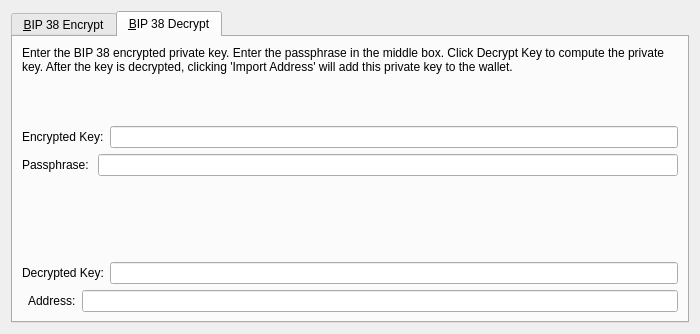
<?xml version="1.0" encoding="UTF-8"?>
<ui version="4.0">
 <class>Bip38ToolDialog</class>
 <widget class="QDialog" name="Bip38ToolDialog">
  <property name="geometry">
   <rect>
    <x>0</x>
    <y>0</y>
    <width>700</width>
    <height>334</height>
   </rect>
  </property>
  <property name="windowTitle">
   <string>BIP 38 Tool</string>
  </property>
  <property name="modal">
   <bool>true</bool>
  </property>
  <layout class="QVBoxLayout" name="verticalLayout">
   <item>
    <widget class="QTabWidget" name="tabWidget">
     <property name="currentIndex">
      <number>1</number>
     </property>
     <widget class="QWidget" name="tabBip38Encrypt">
      <attribute name="title">
       <string>&amp;BIP 38 Encrypt</string>
      </attribute>
      <layout class="QVBoxLayout" name="verticalLayout_SM">
       <item>
        <widget class="QLabel" name="infoLabel_ENC">
         <property name="text">
          <string>Enter a barandos Address that you would like to encrypt using BIP 38. Enter a passphrase in the middle box. Press encrypt to compute the encrypted private key.</string>
         </property>
         <property name="textFormat">
          <enum>Qt::PlainText</enum>
         </property>
         <property name="wordWrap">
          <bool>true</bool>
         </property>
        </widget>
       </item>
       <item>
        <layout class="QHBoxLayout" name="horizontalLayout_1_ENC">
         <property name="spacing">
          <number>0</number>
         </property>
         <item>
          <widget class="QLabel" name="label_5">
           <property name="text">
            <string>Address:</string>
           </property>
          </widget>
         </item>
         <item>
          <widget class="QValidatedLineEdit" name="addressIn_ENC">
           <property name="toolTip">
            <string>The barandos address to sign the message with</string>
           </property>
          </widget>
         </item>
         <item>
          <widget class="QtMaterialFlatButton" name="addressBookButton_ENC" native="true">
           <property name="toolTip">
            <string>Choose previously used address</string>
           </property>
           <property name="text" stdset="0">
            <string/>
           </property>
           <property name="icon" stdset="0">
            <iconset resource="../barandos.qrc">
             <normaloff>:/icons/address-book</normaloff>:/icons/address-book</iconset>
           </property>
           <property name="shortcut" stdset="0">
            <string>Alt+A</string>
           </property>
           <property name="autoDefault" stdset="0">
            <bool>false</bool>
           </property>
          </widget>
         </item>
         <item>
          <widget class="QtMaterialFlatButton" name="pasteButton_ENC" native="true">
           <property name="toolTip">
            <string>Paste address from clipboard</string>
           </property>
           <property name="text" stdset="0">
            <string/>
           </property>
           <property name="icon" stdset="0">
            <iconset resource="../barandos.qrc">
             <normaloff>:/icons/editpaste</normaloff>:/icons/editpaste</iconset>
           </property>
           <property name="shortcut" stdset="0">
            <string>Alt+P</string>
           </property>
           <property name="autoDefault" stdset="0">
            <bool>false</bool>
           </property>
          </widget>
         </item>
        </layout>
       </item>
       <item>
        <layout class="QHBoxLayout" name="horizontalLayout_5">
         <item>
          <widget class="QLabel" name="label_6">
           <property name="text">
            <string>Passphrase: </string>
           </property>
          </widget>
         </item>
         <item>
          <widget class="QLineEdit" name="passphraseIn_ENC">
           <property name="echoMode">
            <enum>QLineEdit::Password</enum>
           </property>
          </widget>
         </item>
        </layout>
       </item>
       <item>
        <layout class="QHBoxLayout" name="horizontalLayout_2_ENC">
         <property name="spacing">
          <number>0</number>
         </property>
         <item>
          <widget class="QLabel" name="encryptedKeyLabel_ENC">
           <property name="text">
            <string>Encrypted Key:</string>
           </property>
           <property name="textFormat">
            <enum>Qt::PlainText</enum>
           </property>
          </widget>
         </item>
         <item>
          <widget class="QLineEdit" name="encryptedKeyOut_ENC">
           <property name="font">
            <font>
             <italic>true</italic>
            </font>
           </property>
           <property name="readOnly">
            <bool>true</bool>
           </property>
          </widget>
         </item>
         <item>
          <widget class="QtMaterialFlatButton" name="copyKeyButton_ENC" native="true">
           <property name="toolTip">
            <string>Copy the current signature to the system clipboard</string>
           </property>
           <property name="text" stdset="0">
            <string/>
           </property>
           <property name="icon" stdset="0">
            <iconset resource="../barandos.qrc">
             <normaloff>:/icons/editcopy</normaloff>:/icons/editcopy</iconset>
           </property>
           <property name="autoDefault" stdset="0">
            <bool>false</bool>
           </property>
          </widget>
         </item>
        </layout>
       </item>
       <item>
        <layout class="QHBoxLayout" name="horizontalLayout_3_ENC">
         <item>
          <widget class="QtMaterialFlatButton" name="encryptKeyButton_ENC" native="true">
           <property name="toolTip">
            <string>Sign the message to prove you own this barandos address</string>
           </property>
           <property name="text" stdset="0">
            <string>Encrypt Key</string>
           </property>
           <property name="icon" stdset="0">
            <iconset resource="../barandos.qrc">
             <normaloff>:/icons/edit</normaloff>:/icons/edit</iconset>
           </property>
           <property name="autoDefault" stdset="0">
            <bool>false</bool>
           </property>
          </widget>
         </item>
         <item>
          <widget class="QtMaterialFlatButton" name="clearButton_ENC" native="true">
           <property name="toolTip">
            <string>Reset all sign message fields</string>
           </property>
           <property name="text" stdset="0">
            <string>Clear All</string>
           </property>
           <property name="icon" stdset="0">
            <iconset resource="../barandos.qrc">
             <normaloff>:/icons/remove</normaloff>:/icons/remove</iconset>
           </property>
           <property name="autoDefault" stdset="0">
            <bool>false</bool>
           </property>
          </widget>
         </item>
         <item>
          <spacer name="horizontalSpacer_1_ENC">
           <property name="orientation">
            <enum>Qt::Horizontal</enum>
           </property>
           <property name="sizeHint" stdset="0">
            <size>
             <width>40</width>
             <height>48</height>
            </size>
           </property>
          </spacer>
         </item>
         <item>
          <widget class="QLabel" name="statusLabel_ENC">
           <property name="font">
            <font>
             <weight>75</weight>
             <bold>true</bold>
            </font>
           </property>
           <property name="text">
            <string/>
           </property>
           <property name="wordWrap">
            <bool>true</bool>
           </property>
          </widget>
         </item>
         <item>
          <spacer name="horizontalSpacer_2_ENC">
           <property name="orientation">
            <enum>Qt::Horizontal</enum>
           </property>
           <property name="sizeHint" stdset="0">
            <size>
             <width>40</width>
             <height>48</height>
            </size>
           </property>
          </spacer>
         </item>
        </layout>
       </item>
      </layout>
     </widget>
     <widget class="QWidget" name="tabBip38Decrypt">
      <attribute name="title">
       <string>&amp;BIP 38 Decrypt</string>
      </attribute>
      <layout class="QVBoxLayout" name="verticalLayout_VM">
       <item>
        <widget class="QLabel" name="infoLabel_DEC">
         <property name="text">
          <string>Enter the BIP 38 encrypted private key. Enter the passphrase in the middle box. Click Decrypt Key to compute the private key. After the key is decrypted, clicking 'Import Address' will add this private key to the wallet.</string>
         </property>
         <property name="textFormat">
          <enum>Qt::PlainText</enum>
         </property>
         <property name="alignment">
          <set>Qt::AlignLeading|Qt::AlignLeft|Qt::AlignTop</set>
         </property>
         <property name="wordWrap">
          <bool>true</bool>
         </property>
        </widget>
       </item>
       <item>
        <layout class="QHBoxLayout" name="horizontalLayout_3">
         <item>
          <widget class="QLabel" name="label_2">
           <property name="text">
            <string>Encrypted Key:</string>
           </property>
          </widget>
         </item>
         <item>
          <widget class="QValidatedLineEdit" name="encryptedKeyIn_DEC">
           <property name="toolTip">
            <string>The barandos address the message was signed with</string>
           </property>
          </widget>
         </item>
        </layout>
       </item>
       <item>
        <layout class="QHBoxLayout" name="horizontalLayout">
         <item>
          <widget class="QLabel" name="label">
           <property name="text">
            <string>Passphrase: </string>
           </property>
          </widget>
         </item>
         <item>
          <widget class="QLineEdit" name="passphraseIn_DEC">
           <property name="echoMode">
            <enum>QLineEdit::Password</enum>
           </property>
          </widget>
         </item>
        </layout>
       </item>
       <item>
        <layout class="QHBoxLayout" name="horizontalLayout_2_DEC">
         <item>
          <widget class="QtMaterialFlatButton" name="decryptKeyButton_DEC" native="true">
           <property name="toolTip">
            <string>Verify the message to ensure it was signed with the specified barandos address</string>
           </property>
           <property name="text" stdset="0">
            <string>Decrypt Key</string>
           </property>
           <property name="icon" stdset="0">
            <iconset resource="../barandos.qrc">
             <normaloff>:/icons/transaction_0</normaloff>:/icons/transaction_0</iconset>
           </property>
           <property name="autoDefault" stdset="0">
            <bool>false</bool>
           </property>
          </widget>
         </item>
         <item>
          <widget class="QtMaterialFlatButton" name="clearButton_DEC" native="true">
           <property name="toolTip">
            <string>Reset all verify message fields</string>
           </property>
           <property name="text" stdset="0">
            <string>Clear All</string>
           </property>
           <property name="icon" stdset="0">
            <iconset resource="../barandos.qrc">
             <normaloff>:/icons/remove</normaloff>:/icons/remove</iconset>
           </property>
           <property name="autoDefault" stdset="0">
            <bool>false</bool>
           </property>
          </widget>
         </item>
         <item>
          <spacer name="horizontalSpacer_1_DEC">
           <property name="orientation">
            <enum>Qt::Horizontal</enum>
           </property>
           <property name="sizeHint" stdset="0">
            <size>
             <width>40</width>
             <height>48</height>
            </size>
           </property>
          </spacer>
         </item>
         <item>
          <widget class="QLabel" name="statusLabel_DEC">
           <property name="font">
            <font>
             <weight>75</weight>
             <bold>true</bold>
            </font>
           </property>
           <property name="text">
            <string/>
           </property>
           <property name="wordWrap">
            <bool>true</bool>
           </property>
          </widget>
         </item>
         <item>
          <spacer name="horizontalSpacer_2_DEC">
           <property name="orientation">
            <enum>Qt::Horizontal</enum>
           </property>
           <property name="sizeHint" stdset="0">
            <size>
             <width>40</width>
             <height>48</height>
            </size>
           </property>
          </spacer>
         </item>
        </layout>
       </item>
       <item>
        <layout class="QHBoxLayout" name="horizontalLayout_2">
         <item>
          <widget class="QLabel" name="label_3">
           <property name="text">
            <string>Decrypted Key:</string>
           </property>
          </widget>
         </item>
         <item>
          <widget class="QValidatedLineEdit" name="decryptedKeyOut_DEC"/>
         </item>
        </layout>
       </item>
       <item>
        <layout class="QHBoxLayout" name="horizontalLayout_4">
         <item>
          <widget class="QtMaterialFlatButton" name="importAddressButton_DEC" native="true">
           <property name="text" stdset="0">
            <string>Import Address</string>
           </property>
          </widget>
         </item>
         <item>
          <widget class="QLabel" name="label_4">
           <property name="text">
            <string>Address:</string>
           </property>
          </widget>
         </item>
         <item>
          <widget class="QLineEdit" name="addressOut_DEC"/>
         </item>
        </layout>
       </item>
      </layout>
     </widget>
    </widget>
   </item>
  </layout>
 </widget>
 <customwidgets>
  <customwidget>
   <class>QtMaterialFlatButton</class>
   <extends>QWidget</extends>
   <header>qtmaterialflatbutton.h</header>
  </customwidget>
  <customwidget>
   <class>QValidatedLineEdit</class>
   <extends>QLineEdit</extends>
   <header>qvalidatedlineedit.h</header>
  </customwidget>
 </customwidgets>
 <resources>
  <include location="../barandos.qrc"/>
 </resources>
 <connections/>
</ui>
